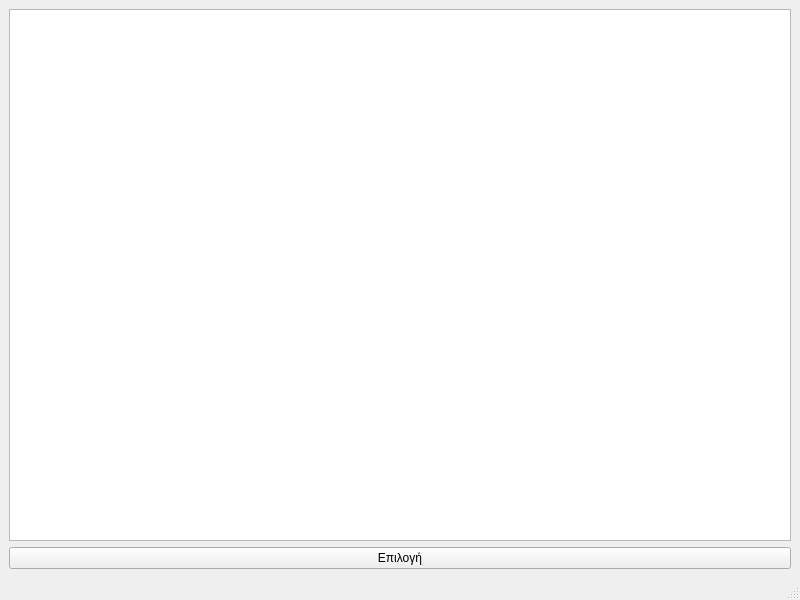
<?xml version="1.0" encoding="UTF-8"?>
<ui version="4.0">
 <class>Linq</class>
 <widget class="QMainWindow" name="Linq">
  <property name="geometry">
   <rect>
    <x>0</x>
    <y>0</y>
    <width>800</width>
    <height>600</height>
   </rect>
  </property>
  <property name="windowTitle">
   <string>MainWindow</string>
  </property>
  <widget class="QWidget" name="centralwidget">
   <layout class="QGridLayout" name="gridLayout_2">
    <item row="0" column="0">
     <layout class="QGridLayout" name="gridLayout">
      <item row="0" column="0">
       <widget class="QListView" name="listView"/>
      </item>
      <item row="1" column="0">
       <widget class="QPushButton" name="pushButton">
        <property name="text">
         <string>Επιλογή</string>
        </property>
       </widget>
      </item>
     </layout>
    </item>
   </layout>
  </widget>
  <widget class="QMenuBar" name="menubar">
   <property name="geometry">
    <rect>
     <x>0</x>
     <y>0</y>
     <width>800</width>
     <height>30</height>
    </rect>
   </property>
  </widget>
  <widget class="QStatusBar" name="statusbar"/>
 </widget>
 <resources/>
 <connections/>
</ui>
